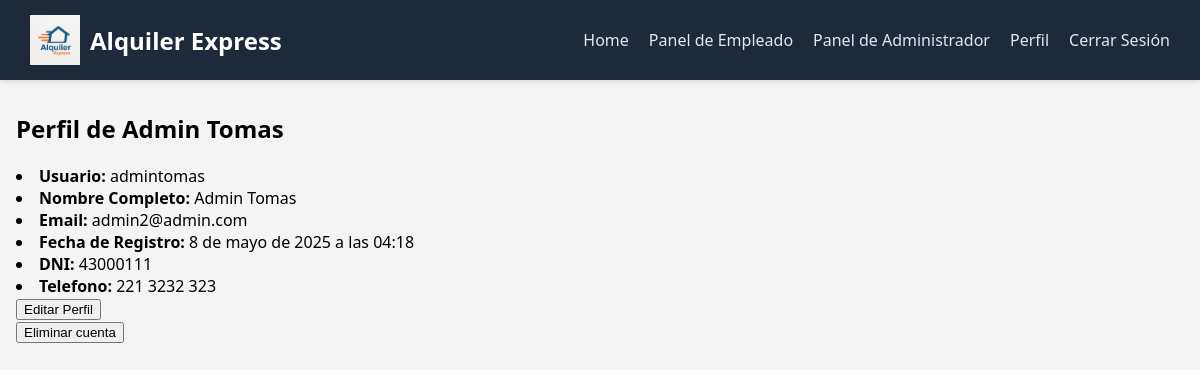
Page /usuarios/perfil/ (signed in) on the earlier database version.
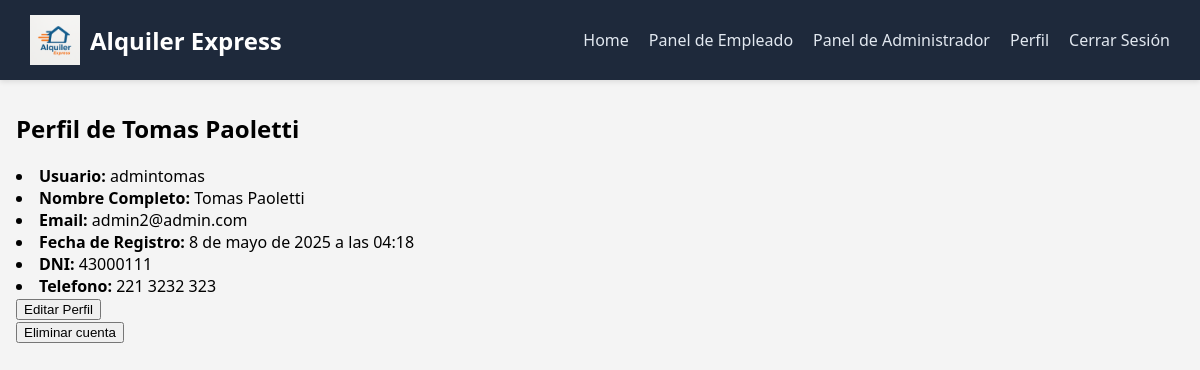
Same page on the later database version.
### gestion_usuarios/models.py (models this page shows, shortened)
class Usuario(AbstractUser):
    dni = models.CharField(max_length=10, unique=True)
    telefono = models.CharField(max_length=20)

### gestion_usuarios/views.py (the view)
# urls.py: path('perfil/', views.ver_perfil, name='perfil_usuario'),
@login_required
def ver_perfil(request):
     if request.method == 'POST' and 'eliminar_cuenta' in request.POST:
         request.user.delete()
         logout(request)
         return redirect('home')
         messages.success(request, 'Tu cuenta fue eliminada exitosamente.')
     return render(request, 'gestion_usuarios/perfil.html', {'usuario': request.user})

### templates/gestion_usuarios/perfil.html (shortened to what this page needs)
{% extends 'base.html' %}
{% load static %}
{% block content %}
<div class="perfil-container">
    <h2>Perfil de {{ usuario.first_name }}</h2>
    <li><strong>Usuario:</strong> {{ usuario.username }}</li>
    <li><strong>Nombre Completo:</strong> {{ usuario.first_name}}</li>
    <li><strong>Email:</strong> {{ usuario.email }}</li>
    <li><strong>Fecha de Registro:</strong> {{ usuario.date_joined }}</li>
    <li><strong>DNI:</strong> {{ usuario.dni}}</li>
    <li><strong>Telefono:</strong> {{ usuario.telefono}}</li>
</div>
<a href="{% url 'editar_perfil' %}">
    <button>Editar Perfil</button>
</a>
<form method="post" onsubmit="return confirm('¿Estás seguro de que querés eliminar tu cuenta? Esta acción no se puede deshacer.')">
    <button>Eliminar cuenta</button>
</form>
{% endblock %}

Differences in the rows shown:
changed Usuario "admintomas": first_name "Admin Tomas" → "Tomas Paoletti"
